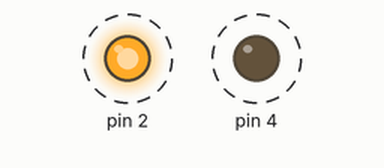
This sketch was run on a simulated Arduino Uno, built with avr-gcc and run on an emulated ATmega328P. On the bench: output pins drawn as LEDs (lit = HIGH). Dashed ring = blinking.

Above: at 0.5 s.
Timing chart, 0 to 4.6 s (numbered marks = the images above):
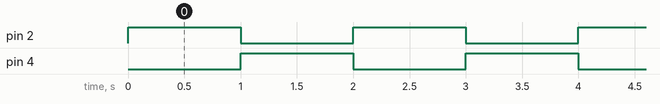

The sketch:

codigo.ino
```cpp
void setup()
{
  pinMode(2, OUTPUT);
  pinMode(4, OUTPUT);
}

void loop()
{
  digitalWrite(2, HIGH);
  delay(1000);
  digitalWrite(2, LOW);
  digitalWrite(4, HIGH);
  delay(1000);
  digitalWrite(4, LOW);
}
```

Measured:
- by itself, pin 2, pin 4: alternates HIGH for 1.0 s and LOW for 1.0 s
- by itself, everything shown: repeats every 2.0 s, in 3 steps
